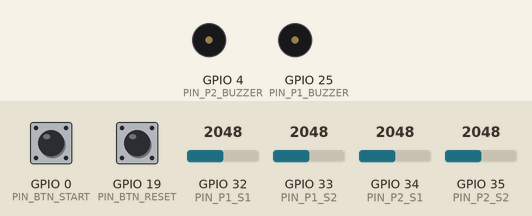
This sketch was run on a simulated ESP32. Parts: buzzer (waves = sounding, pin HIGH). The test bench sets the inputs (shaded band); at power-on: GPIO 0 (PIN_BTN_START) HIGH, GPIO 19 (PIN_BTN_RESET) HIGH, GPIO 32 (PIN_P1_S1) = 2048, GPIO 33 (PIN_P1_S2) = 2048, GPIO 34 (PIN_P2_S1) = 2048, GPIO 35 (PIN_P2_S2) = 2048. WiFi joins after 1.5 s; servers stay silent unless stated; uploads are accepted with an empty reply; what the sketch prints to the serial monitor is not drawn.

Above: at 3.7 s.
3.8 s: GPIO 0 (PIN_BTN_START) pulled LOW for 0.15 s
At 4.35 s:
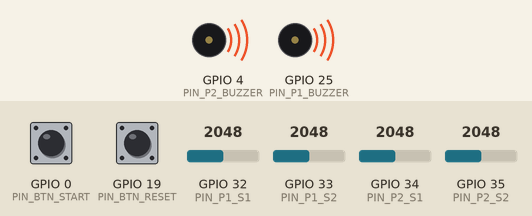
5.9 s: GPIO 19 (PIN_BTN_RESET) pulled LOW for 0.15 s
At 7.3 s:
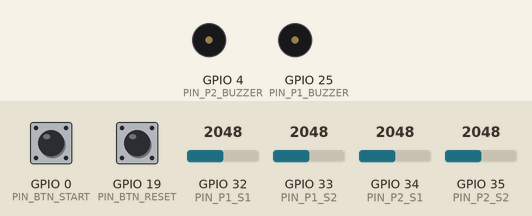
7.5 s: GPIO 19 (PIN_BTN_RESET) pulled LOW for 1 s
10.0 s: GPIO 0 (PIN_BTN_START) pulled LOW for 3.2 s
At 10.55 s:
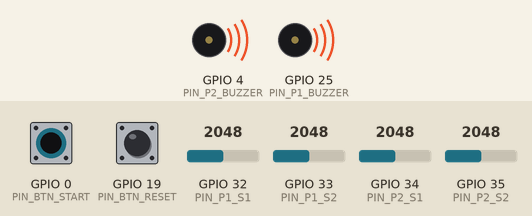
14.7 s: GPIO 0 (PIN_BTN_START) driven LOW and GPIO 19 (PIN_BTN_RESET) driven LOW
At 16.8 s:
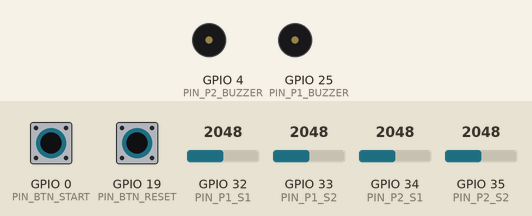
17.7 s: GPIO 0 (PIN_BTN_START) driven HIGH
Timing chart, 0 to 20.7 s (numbered marks = the images above; inputs shaded):
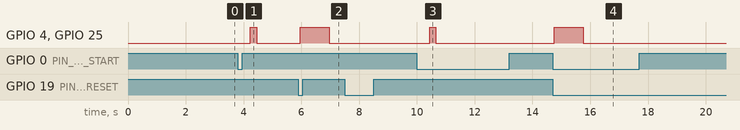

Measured:
- after the input at 3.8 s, GPIO 4 (PIN_P2_BUZZER), GPIO 25 (PIN_P1_BUZZER): LOW → HIGH after 0.44 s, → LOW 0.22 s later
- after the input at 5.9 s, GPIO 4 (PIN_P2_BUZZER), GPIO 25 (PIN_P1_BUZZER): LOW → HIGH after 0.07 s, → LOW 1.0 s later
- after the input at 7.5 s, every drawn part: stays the same
- after the input at 10.0 s, GPIO 4 (PIN_P2_BUZZER), GPIO 25 (PIN_P1_BUZZER): LOW → HIGH after 0.44 s, → LOW 0.22 s later
- after the input at 14.7 s, GPIO 4 (PIN_P2_BUZZER), GPIO 25 (PIN_P1_BUZZER): LOW → HIGH after 0.06 s, → LOW 1.0 s later
- after the input at 17.7 s, every drawn part: stays the same

The sketch:

game_firmware.ino
```cpp
// ESP32 Laser Game Firmware - Dual Buzzer Edition
// - Player 1: Sensors SP/SN (36/39) | Laser Pin 26 | Buzzer Pin 25
// - Player 2: Sensors 34/35         | Laser Pin 27 | Buzzer Pin 33
// - Button Start: Pin 18
// - Button Reset: Pin 19

#include <WiFi.h>
#include <HTTPClient.h>

// ======================== CONFIGURATION ========================

// ---- WiFi configuration ----
const char* WIFI_SSID     = "ADAPT LNG";     // <--- CHANGE THIS
const char* WIFI_PASSWORD = "sigepo123"; // <--- CHANGE THIS

// ---- Backend configuration ----
const char* BACKEND_BASE_URL = "https://lazer-game-backend.onrender.com";
const char* API_GAME_START   = "/game/start";
const char* API_GAME_SCORE   = "/game/score";
const char* API_GAME_END     = "/game/end";

// ---- Player configuration ----
const char* PLAYER1_NAME = "Player 1";
const char* PLAYER2_NAME = "Player 2";

// IMPORTANT: Arduino will create its own game and get the gameId
// The frontend will need to use the SAME gameId that Arduino generates
String currentGameId = "";  // Empty initially - will be set when game starts

// ---- Pin assignments ----
// Sensors (ADC Pins - use 32-35 or 4/12-15 to avoid boot conflicts)
// NOTE: Avoid pins 36, 39 as they can cause boot issues
const int PIN_P1_S1 = 32;  // GPIO 32 (ADC4_CH4)
const int PIN_P1_S2 = 33;  // GPIO 33 (ADC5_CH5)
const int PIN_P2_S1 = 34;  // GPIO 34 (ADC6_CH6)
const int PIN_P2_S2 = 35;  // GPIO 35 (ADC7_CH7)

// Lasers
// const int PIN_P1_LASER = 26;  // NOT NEEDED - External laser only
// const int PIN_P2_LASER = 27;  // NOT NEEDED - External laser only

// Buzzers (One for each player)
const int PIN_P1_BUZZER = 25; // Player 1 Buzzer
const int PIN_P2_BUZZER = 4;  // Player 2 Buzzer (GPIO 4 - Safe pin)

// Buttons
const int PIN_BTN_START = 0;
const int PIN_BTN_RESET = 19;

// ---- Game tuning ----
// ADC threshold for valid laser hit (0 - 4095).
const int SENSOR_THRESHOLD = 2000; // <--- Calibrate this if needed!

// Time constants (ms)
const unsigned long SAMPLE_INTERVAL_MS   = 50;
const unsigned long HIT_MIN_DURATION_MS  = 200;
const unsigned long COOL_DOWN_MS         = 100;
const unsigned long SCORE_TICK_MS        = 100;
const unsigned long SHORT_BEEP_MS        = 100;  // Hit beep duration
const unsigned long LONG_BUZZ_MS         = 3000; // Win beep duration

// Target score to win
const int WIN_SCORE = 100;

// ======================== TYPES & STATE ========================

enum GameState {
  STATE_IDLE,
  STATE_RUNNING,
  STATE_FINISHED
};

struct SensorState {
  int pin;
  int value;
  bool aboveThreshold;
  unsigned long aboveStartTime;
  bool validHit;
};

// Independent Buzzer State
struct PlayerBuzzer {
  int pin;
  bool active;
  unsigned long offAt;
};

struct PlayerState {
  int sensorIndexA;
  int sensorIndexB;
  int score;
  int activeSensorIndex;
  bool scoringActive;
  unsigned long cooldownUntil;
  unsigned long lastScoreTick;
  PlayerBuzzer* myBuzzer; // Pointer to this player's buzzer
};

struct PendingRequest {
  String path;
  String body;
  bool inUse;
  uint8_t attempts;
  unsigned long nextAttempt;
};

// ======================== GLOBALS ========================

GameState gameState = STATE_IDLE;
SensorState sensors[4];

// Buzzers
PlayerBuzzer buzzer1;
PlayerBuzzer buzzer2;

// Players
PlayerState player1;
PlayerState player2;

unsigned long lastSampleTime = 0;
const int MAX_REQUESTS = 5;
PendingRequest requestQueue[MAX_REQUESTS];

bool lastStartBtnState = false;
bool lastResetBtnState = false;

// ======================== BUZZER FUNCTIONS ========================

// Turn a specific buzzer on/off
void setBuzzerState(PlayerBuzzer& b, bool on) {
  digitalWrite(b.pin, on ? HIGH : LOW);
  b.active = on;
  if (!on) b.offAt = 0;
}

// Trigger a pulse for a specific buzzer
void buzzerPulse(PlayerBuzzer& b, unsigned long durationMs) {
  unsigned long now = millis();
  setBuzzerState(b, true);
  b.offAt = now + durationMs;
}

// Check both buzzers and turn them off if time is up
void updateBuzzers() {
  unsigned long now = millis();
  if (buzzer1.active && now >= buzzer1.offAt) setBuzzerState(buzzer1, false);
  if (buzzer2.active && now >= buzzer2.offAt) setBuzzerState(buzzer2, false);
}

// ======================== HTTP & UTILS ========================

void enqueuePost(const String& path, const String& body) {
  for (int i = 0; i < MAX_REQUESTS; i++) {
    if (!requestQueue[i].inUse) {
      requestQueue[i].path = path;
      requestQueue[i].body = body;
      requestQueue[i].inUse = true;
      requestQueue[i].attempts = 0;
      requestQueue[i].nextAttempt = 0;
      return;
    }
  }
}

void processRequestQueue() {
  if (WiFi.status() != WL_CONNECTED) {
    Serial.println("⚠ WiFi not connected. Skipping request.");
    return;
  }

  unsigned long now = millis();

  for (int i = 0; i < MAX_REQUESTS; i++) {
    if (!requestQueue[i].inUse) continue;
    if (now < requestQueue[i].nextAttempt) continue;

    Serial.println("\n--- Sending HTTP Request ---");
    Serial.print("Attempt: ");
    Serial.println(requestQueue[i].attempts + 1);

    HTTPClient http;
    String url = String(BACKEND_BASE_URL) + requestQueue[i].path;
    Serial.print("URL: ");
    Serial.println(url);
    Serial.print("Body: ");
    Serial.println(requestQueue[i].body);

    http.begin(url);
    http.addHeader("Content-Type", "application/json");
    http.setTimeout(5000); // 5 second timeout

    int httpCode = http.POST(requestQueue[i].body);
    Serial.print("Response Code: ");
    Serial.println(httpCode);

    if (httpCode > 0 && httpCode < 400) {
      String payload = http.getString();
      Serial.print("Response: ");
      Serial.println(payload);

      // Extract gameId from /game/start response
      if (requestQueue[i].path == API_GAME_START && currentGameId.length() == 0) {
        int idx = payload.indexOf("\"gameId\"");
        if (idx >= 0) {
          int colon = payload.indexOf(':', idx);
          int q1 = payload.indexOf('"', colon);
          int q2 = payload.indexOf('"', q1 + 1);
          if (q1 >= 0 && q2 > q1) {
            currentGameId = payload.substring(q1 + 1, q2);
            Serial.print("✓ Game ID received: ");
            Serial.println(currentGameId);
            Serial.println("=== GAME READY FOR SCORING ===");
          }
        }
      }
      requestQueue[i].inUse = false;
      Serial.println("✓ Request successful");
    } else {
      Serial.print("✗ Request failed. ");
      String error = http.errorToString(httpCode);
      Serial.println(error);

      requestQueue[i].attempts++;
      if (requestQueue[i].attempts >= 5) {
        Serial.println("✗ Max retries reached. Giving up.");
        requestQueue[i].inUse = false;
      } else {
        requestQueue[i].nextAttempt = now + (2000UL << (requestQueue[i].attempts - 1));
        Serial.print("Retry in ");
        Serial.print(2000UL << (requestQueue[i].attempts - 1));
        Serial.println("ms");
      }
    }
    http.end();
    return;
  }
}

// ======================== SENSOR & SCORING LOGIC ========================

void initSensors() {
  sensors[0].pin = PIN_P1_S1;
  sensors[1].pin = PIN_P1_S2;
  sensors[2].pin = PIN_P2_S1;
  sensors[3].pin = PIN_P2_S2;

  for (int i = 0; i < 4; i++) {
    sensors[i].value = 0;
    sensors[i].aboveThreshold = false;
    sensors[i].validHit = false;
  }
}

// Link player to sensors AND specific buzzer
void resetPlayer(PlayerState& p, int idxA, int idxB, PlayerBuzzer* b) {
  p.sensorIndexA = idxA;
  p.sensorIndexB = idxB;
  p.score = 0;
  p.activeSensorIndex = -1;
  p.scoringActive = false;
  p.cooldownUntil = 0;
  p.myBuzzer = b; // Assign buzzer
}

void sampleSensors() {
  unsigned long now = millis();
  for (int i = 0; i < 4; i++) {
    int raw = analogRead(sensors[i].pin);
    sensors[i].value = raw;
    bool isAbove = (raw >= SENSOR_THRESHOLD);

    if (isAbove) {
      if (!sensors[i].aboveThreshold) {
        sensors[i].aboveThreshold = true;
        sensors[i].aboveStartTime = now;
      } else {
        if (!sensors[i].validHit && (now - sensors[i].aboveStartTime >= HIT_MIN_DURATION_MS)) {
          sensors[i].validHit = true;
        }
      }
    } else {
      sensors[i].aboveThreshold = false;
      sensors[i].validHit = false;
    }
  }
}

void updatePlayerScoring(PlayerState& p) {
  unsigned long now = millis();

  // Find valid hits
  bool hitA = sensors[p.sensorIndexA].validHit;
  bool hitB = sensors[p.sensorIndexB].validHit;
  int bestSensor = -1;

  if (hitA && hitB) bestSensor = (sensors[p.sensorIndexA].value > sensors[p.sensorIndexB].value) ? p.sensorIndexA : p.sensorIndexB;
  else if (hitA) bestSensor = p.sensorIndexA;
  else if (hitB) bestSensor = p.sensorIndexB;

  if (bestSensor == -1) {
    if (p.scoringActive) {
      p.scoringActive = false;
      p.cooldownUntil = now + COOL_DOWN_MS;
    }
    return;
  }

  // Valid hit detected
  if (!p.scoringActive) {
    if (now < p.cooldownUntil) return;

    // START SCORING & BUZZ
    p.scoringActive = true;
    p.activeSensorIndex = bestSensor;
    p.lastScoreTick = now;
    buzzerPulse(*p.myBuzzer, SHORT_BEEP_MS); // Beep only this player's buzzer
    Serial.println("HIT DETECTED - Buzzer activated!");
  }

  // Accumulate Score
  if (p.scoringActive) {
    unsigned long elapsed = now - p.lastScoreTick;
    if (elapsed >= SCORE_TICK_MS) {
      int ticks = elapsed / SCORE_TICK_MS;
      p.score += ticks;
      if (p.score > WIN_SCORE) p.score = WIN_SCORE;
      p.lastScoreTick += ticks * SCORE_TICK_MS;
    }
  }
}

// ======================== GAME CONTROL ========================

void startNewGame() {
  Serial.println("\n>>> GAME START INITIATED <<<");

  // Reset players & Assign Buzzers
  resetPlayer(player1, 0, 1, &buzzer1);
  resetPlayer(player2, 2, 3, &buzzer2);

  initSensors();
  gameState = STATE_RUNNING;

  Serial.println("Game Running - Sensors Active");
  Serial.println("Creating game and waiting for gameId...");

  currentGameId = "";
  String body = "{\"player1Name\":\"" + String(PLAYER1_NAME) + "\",\"player2Name\":\"" + String(PLAYER2_NAME) + "\"}";
  enqueuePost(API_GAME_START, body);
}

void endGame(const String& winner) {
  // Lasers are external - no control needed

  // VICTORY BUZZ: Only buzz the winner's buzzer!
  if (winner == PLAYER1_NAME) {
    buzzerPulse(buzzer1, LONG_BUZZ_MS);
  } else if (winner == PLAYER2_NAME) {
    buzzerPulse(buzzer2, LONG_BUZZ_MS);
  } else {
    // Tie? Buzz both briefly
    buzzerPulse(buzzer1, 1000);
    buzzerPulse(buzzer2, 1000);
  }

  String body = "{\"gameId\":\"" + currentGameId + "\",\"player1Score\":" + String(player1.score) + ",\"player2Score\":" + String(player2.score) + ",\"winner\":\"" + winner + "\"}";
  enqueuePost(API_GAME_END, body);
  gameState = STATE_FINISHED;
}

// ======================== SETUP & LOOP ========================

void setup() {
  Serial.begin(115200);
  delay(1000);

  Serial.println("\n\n=== LASER GAME SYSTEM STARTING ===");
  Serial.println("Initializing pins...");

  // Setup Outputs (Only Buzzers - Lasers are external)
  // No laser pin setup needed

  // Setup Dual Buzzers
  buzzer1.pin = PIN_P1_BUZZER;
  buzzer2.pin = PIN_P2_BUZZER;
  pinMode(buzzer1.pin, OUTPUT);
  pinMode(buzzer2.pin, OUTPUT);
  setBuzzerState(buzzer1, false);
  setBuzzerState(buzzer2, false);

  // Setup Inputs
  pinMode(PIN_BTN_START, INPUT_PULLUP);
  pinMode(PIN_BTN_RESET, INPUT_PULLUP);

  initSensors();
  resetPlayer(player1, 0, 1, &buzzer1);
  resetPlayer(player2, 2, 3, &buzzer2);

  // Connect WiFi
  Serial.print("Connecting to WiFi: ");
  Serial.println(WIFI_SSID);
  WiFi.mode(WIFI_STA);
  WiFi.begin(WIFI_SSID, WIFI_PASSWORD);

  int attempts = 0;
  while (WiFi.status() != WL_CONNECTED && attempts < 20) {
    delay(500);
    Serial.print(".");
    attempts++;
  }

  Serial.println();
  if (WiFi.status() == WL_CONNECTED) {
    Serial.print("✓ WiFi CONNECTED! IP: ");
    Serial.println(WiFi.localIP());
  } else {
    Serial.println("✗ WiFi FAILED TO CONNECT");
  }

  Serial.println("Backend URL: " + String(BACKEND_BASE_URL));
  Serial.println("System Ready. Press START button.");
}

void loop() {
  unsigned long now = millis();

  // Debounce buttons simply
  bool startBtn = (digitalRead(PIN_BTN_START) == LOW);
  bool resetBtn = (digitalRead(PIN_BTN_RESET) == LOW);

  // DEBUG: Print button states every few seconds
  static unsigned long lastButtonDebug = 0;
  if (now - lastButtonDebug > 3000) {
    lastButtonDebug = now;
    Serial.print("Button States - START: ");
    Serial.print(startBtn ? "PRESSED" : "released");
    Serial.print(" | RESET: ");
    Serial.println(resetBtn ? "PRESSED" : "released");
  }

  // WiFi Reconnect Check
  static unsigned long lastWiFiCheck = 0;
  if (now - lastWiFiCheck > 5000) {
    lastWiFiCheck = now;
    if (WiFi.status() != WL_CONNECTED) {
      Serial.println("WiFi disconnected, reconnecting...");
      WiFi.begin(WIFI_SSID, WIFI_PASSWORD);
    }
  }

  // State Machine
  switch (gameState) {
    case STATE_IDLE:
      if (startBtn && !lastStartBtnState) {  // Detect transition: released -> pressed
         Serial.println("\n>>> START BUTTON PRESSED <<<");
         startNewGame();
      }
      break;

    case STATE_RUNNING:
      if (now - lastSampleTime >= SAMPLE_INTERVAL_MS) {
        lastSampleTime += SAMPLE_INTERVAL_MS;
        sampleSensors();
        updatePlayerScoring(player1);
        updatePlayerScoring(player2);

        // Win Condition
        if (player1.score >= WIN_SCORE) {
          Serial.println("\n>>> PLAYER 1 WINS <<<");
          endGame(PLAYER1_NAME);
        }
        else if (player2.score >= WIN_SCORE) {
          Serial.println("\n>>> PLAYER 2 WINS <<<");
          endGame(PLAYER2_NAME);
        }
        else {
           // Send periodic score (approx every 200ms)
           static int c=0; if(++c>=4){
             c=0;
             Serial.print("Score update - P1: ");
             Serial.print(player1.score);
             Serial.print(" | P2: ");
             Serial.println(player2.score);
             String body = "{\"gameId\":\"" + currentGameId + "\",\"player1Score\":" + String(player1.score) + ",\"player2Score\":" + String(player2.score) + "}";
             enqueuePost(API_GAME_SCORE, body);
           }
        }
      }
      if (resetBtn && !lastResetBtnState) {  // Detect transition: released -> pressed
         Serial.println("\n>>> RESET BUTTON PRESSED <<<");
         endGame("Aborted");
      }
      break;

    case STATE_FINISHED:
      if (resetBtn && !lastResetBtnState) {  // Detect transition: released -> pressed
         Serial.println("Reset to IDLE");
         gameState = STATE_IDLE;
      }
      break;
  }

  lastStartBtnState = startBtn;
  lastResetBtnState = resetBtn;

  updateBuzzers();
  processRequestQueue();
}
```
